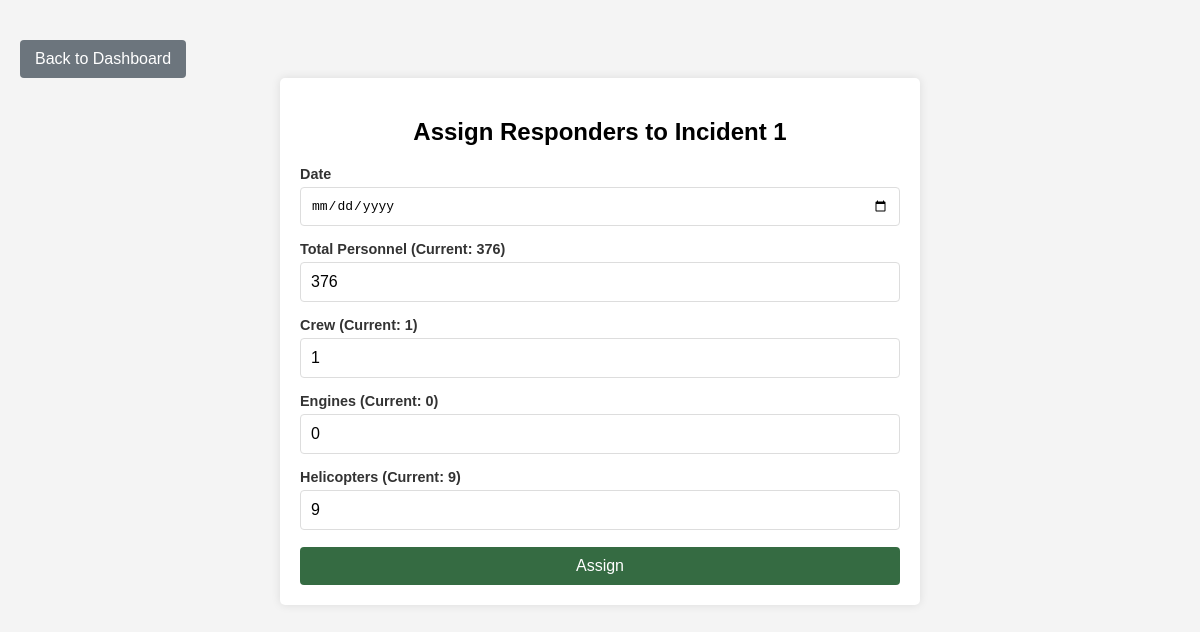
Screenshot of /assign/1 with the database file from the repository.
### tables this page shows
CREATE TABLE incidents (
            id INTEGER PRIMARY KEY AUTOINCREMENT,
            name TEXT NOT NULL,
            lat REAL,
            long REAL,
            status TEXT NOT NULL,
            total_acres INTEGER,
            containment_percentage INTEGER,
            total_ppl INTEGER,
            crew INTEGER,
            engines INTEGER,
            helicopters INTEGER,
            structures_lost INTEGER,
            cost_to_date REAL
        );

### app.py (the view, shortened to what this page needs)
@app.route('/assign/<int:incident_id>', methods=['GET', 'POST'])
def assign_responders(incident_id):
    conn = sqlite3.connect('incidents.db')
    cursor = conn.cursor()
    cursor.execute("SELECT name, total_ppl, crew, engines, helicopters FROM incidents WHERE id = ?", (incident_id,))
    incident = cursor.fetchone()
    conn.close()
    return render_template('assign_responders.html', incident=incident, incident_id=incident_id)

### templates/assign_responders.html (shortened to what this page needs)
<!DOCTYPE html>
<html lang="en">
<head>
    <link rel="stylesheet" href="{{ url_for('static', filename='style.css') }}">
</head>
<body>
    <a href="{{ url_for('dashboard') }}" class="btn-back">Back to Dashboard</a>
    <div class="form-container">
        <h2>Assign Responders to {{ incident[0] }}</h2>
        <form action="{{ url_for('assign_responders', incident_id=incident_id) }}" method="POST">
            <div class="input-group">
                <label for="date">Date</label>
                <input type="date" id="date" name="date" required>
            </div>
            <div class="input-group">
                <label for="total_ppl">Total Personnel (Current: {{ incident[1] }})</label>
                <input type="number" id="total_ppl" name="total_ppl" value="{{ incident[1] }}" required>
            </div>
            <div class="input-group">
                <label for="crew">Crew (Current: {{ incident[2] }})</label>
                <input type="number" id="crew" name="crew" value="{{ incident[2] }}" required>
            </div>
            <div class="input-group">
                <label for="engines">Engines (Current: {{ incident[3] }})</label>
                <input type="number" id="engines" name="engines" value="{{ incident[3] }}" required>
            </div>
            <div class="input-group">
                <label for="helicopters">Helicopters (Current: {{ incident[4] }})</label>
                <input type="number" id="helicopters" name="helicopters" value="{{ incident[4] }}" required>
            </div>
            <button type="submit" class="btn">Assign</button>
        </form>
    </div>
</body>
</html>

### static/style.css (style rules this page uses)
body { font-family: Arial, sans-serif; background-color: #f4f4f4; margin: 0; padding: 20px; }
h2 { text-align: center; margin-bottom: 20px; }
.btn { padding: 10px 15px; background-color: #356b42; color: #fff; border: none; border-radius: 4px; cursor: pointer; font-size: 1em; text-decoration: none; display: inline-block; margin-top: 2px; }
.input-group { margin-bottom: 15px; text-align: left; }
.input-group label { display: block; margin-bottom: 5px; font-weight: bold; color: #333; }
.input-group input { width: 100%; padding: 8px; font-size: 1em; border: 1px solid #ddd; border-radius: 4px; }
.form-container { max-width: 600px; margin: 0 auto; padding: 20px; background-color: #fff; border-radius: 5px; box-shadow: 0px 0px 10px rgba(0, 0, 0, 0.1); }
.form-container h2 { text-align: center; margin-bottom: 20px; }
.form-container .input-group { margin-bottom: 15px; }
.form-container .input-group label { display: block; font-size: 0.9em; color: #333; margin-bottom: 5px; }
.form-container .input-group input, .form-container .input-group select { width: 100%; padding: 10px; font-size: 1em; border: 1px solid #ddd; border-radius: 4px; box-sizing: border-box; }
.form-container .btn { width: 100%; text-align: center; }
.btn-back { display: inline-block; padding: 10px 15px; background-color: #6c757d; color: white; text-decoration: none; border-radius: 4px; font-size: 1em; margin-top: 20px; }

### rows the page displays
incidents: name "Incident 1", total_ppl "376", crew "1", engines "0", helicopters "9"
